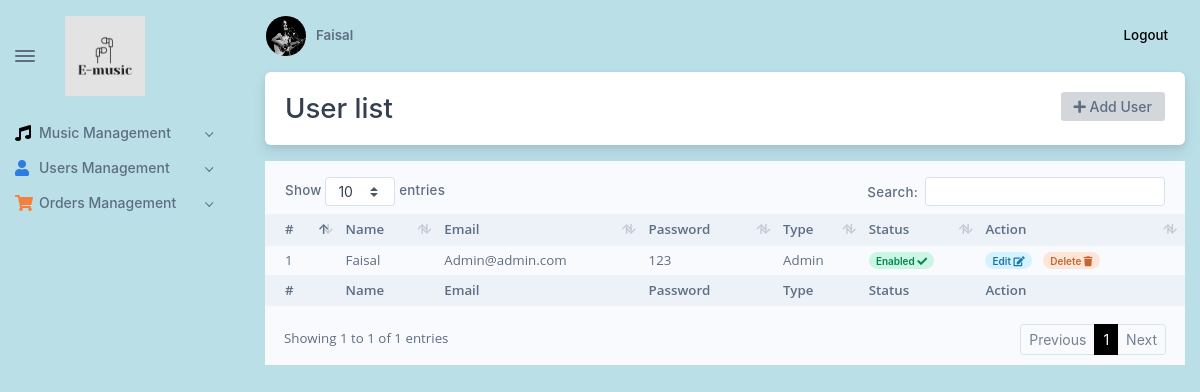
Page /admin/screens/pages/list-users.php (signed in) on the committed database.
### tables this page shows
CREATE TABLE `users` (
    `user_id` int(11) NOT NULL,
    `user_name` varchar(50) DEFAULT NULL,
    `user_type` int(11) DEFAULT NULL,
    `email` varchar(255) DEFAULT NULL,
    `password` varchar(255) DEFAULT NULL,
    `user_image` varchar(100) NOT NULL,
    `status` int(11) DEFAULT NULL
);

CREATE TABLE `user_type` (
    `user_type_id` int(11) NOT NULL,
    `user_type_title` varchar(20) NOT NULL
);

### url.php (called while the page is built, shortened)
<?php
$site_path  = 'http://localhost/emusic/';
$admin_path = $site_path . 'admin/';

### class/cls_db.php (called while the page is built, shortened)
<?php
function make_connection() {
	return mysqli_connect( 'localhost', 'root', '', 'emusic_db' );
}
function select( $Query ) {
	$conn         = make_connection();
	$result_array = mysqli_query( $conn, $Query );
	if ( empty( $result_array ) ) {
		return 0;
	} else {
		return $result_array;
	}
}
function getCustomField( $fieldToGet, $table, $conditionAttr, $conditionAttrValue ) {
	$conn  = make_connection();
	$Query = "Select * from $table where $conditionAttr = $conditionAttrValue";
	$resultArray = mysqli_query( $conn, $Query );
	$record      = mysqli_fetch_array( $resultArray );
	if ( $record ) {
		return $record[ $fieldToGet ];
	} else {
		$_SESSION['msg-class'] = 'danger';
		$_SESSION['msg-text']  = mysqli_error( $conn );
		return 0;
	}
}

### admin/screens/pages/list-users.php (the view, shortened to what this page needs)
<!DOCTYPE html>
<html lang="en-US" dir="ltr">
<?php
		require '../../includes/header.php';
		require '../../../class/cls_db.php';
		$Query      = 'SELECT * FROM users';
		$users_list = select( $Query );
		$list_title = 'User list';
?>
	<body class="bg-nav">
		<main class="main" id="top">
			<div class="container-fluid content-area" data-layout="container">
				<?php require '../../includes/navbar.php'; ?>
					<div class="content">
						<?php require '../../includes/menu.php'; ?>
							<div class="card mb-3">
								<div class="card-body d-flex justify-content-between">
									<h3 class="mb-0"><?php echo $list_title; ?> </h3>
									<a href="add-user.php">
									<button class="btn btn-sm btn-custom"> <i class="fa fa-plus"></i> Add User </button></a>
								</div>
							</div>
							<div class="row no-gutters">
								<div class="bg-light w-100 pt-3 pb-2">
									<table class="table table-sm table-dashboard data-table no-wrap mb-0 fs--1 w-100 ">
										<thead class="bg-200">
											<tr>
												<th>#</th>
												<th>Name</th>
												<th>Email</th>
												<th>Password</th>
												<th>Type</th>
												<th>Status</th>
												<th>Action</th>
											</tr>
										</thead>
										<tbody>
											<?php
											if ( $users_list ) {
												$sr_no = 0;
												foreach ( $users_list as $record ) {
													$record_id = $record['user_id'];
													if ( $record['status'] ) {
														$status = "<a href='../helpingfiles/changestatus.php?tbl=users&val=0&conditionCol=user_id&conditionVal=$record_id' class='badge badge rounded-capsule badge-soft-success'>Enabled <i class='fa fa-check'></i></a>";
													} else {
														$status = "<a href='../helpingfiles/changestatus.php?tbl=users&val=1&conditionCol=user_id&conditionVal=$record_id' class='badge badge rounded-capsule badge-soft-secondary'>Disabled <i class='fa fa-ban'></i></a>";
													}
													$sr_no++;
													$password  = base64_decode( base64_decode( $record['password'] ) );
													$user_type = getCustomField( 'user_type_title', 'user_type', 'user_type_id', $record['user_type'] );
													?>
													<tr>
														<td><?php echo $sr_no; ?></td>
														<td><?php echo $record['user_name']; ?></td>
														<td><?php echo $record['email']; ?></td>
														<td><?php echo $password; ?></td>
														<td><?php echo $user_type; ?></td>
														<td><?php echo $status; ?></td>
														<td>
															<a href='add-user.php?user_id=<?php echo $record_id; ?>' class='mr-2 badge badge rounded-capsule badge-soft-info'>Edit <i class='fa fa-edit'></i></a>
															<a href='../helpingfiles/delete.php?tbl=users&conditionCol=user_id&conditionVal=<?php echo $record_id; ?>' class='mr-2 badge badge rounded-capsule badge-soft-warning' onclick='return confirm("Are You Sure?");'>Delete <i class='fa fa-trash'></i></a>
														</td>
													</tr>
													<?php
												}
											}
											?>
										</tbody>
										<tfoot class="bg-200">
											<tr>
												<th>#</th>
												<th>Name</th>
												<th>Email</th>
												<th>Password</th>
												<th>Type</th>
												<th>Status</th>
												<th>Action</th>
											</tr>
										</tfoot>
									</table>
								</div>
							</div>
					</div>
			</div>
		</main>
	</body>
</html>

### admin/includes/menu.php (shortened to what this page needs)
<?php
$admin_id    = $_SESSION['admin'];
$adminQuery  = "SELECT * FROM users WHERE user_id = $admin_id";
$adminArray  = select( $adminQuery );
$adminRecord = mysqli_fetch_array( $adminArray );
$admin_img = $site_path . 'images/profile/' . $adminRecord['user_image'];
?>
	<nav class="navbar navbar-light fs--1 font-weight-semi-bold row navbar-top sticky-kit navbar-expand p-3">
		<div class="collapse navbar-collapse d-flex justify-content-between" id="navbarNavDropdown1">
			<div class="d-flex align-items-center">
				<img src="<?php echo $admin_img; ?> " alt="" class="menu-img">
				<?php echo $adminRecord['user_name']; ?>
			</div>
			<ul class="navbar-nav align-items-center ml-auto">
				<li class="nav-item">
					<a class="dropdown-item text-black fs--1" href="<?php echo $admin_path; ?>screens/pages/logout.php">Logout</a>
				</li>
			</ul>
		</div>
	</nav>

### assets/css/style.css (style rules this page uses)
.menu-img { width: 40px; height: 40px; border-radius: 50%; box-shadow: 1px 1px 5px inset; margin-right: 10px; }

### assets/css/custom.css (style rules this page uses)
.bg-nav { background-color: #badfe7; }
.btn-custom { background-color: #d3d6db; }
ul { list-style-type: none; }

### rows in the picture
users: user_image (picture), user_name "Faisal", email "Admin@admin.com", password "123", user_type.user_type_title "Admin"

### other values in the picture
$list_title "User list"
